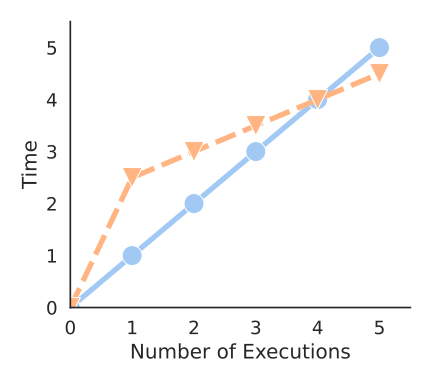

Write the Python code that produced this figure.
import sys
import seaborn as sns
import pandas as pd
import numpy as np
import matplotlib.pyplot as plt

sns.set(font_scale=1.25)
sns.set_style("white")
plt.figure(figsize=(4.5, 4), dpi=100)

data = pd.DataFrame(np.array([[0, 0], [1, 2.5], [2, 3], [3, 3.5], [4, 4], [5, 4.5]]))
data.columns = ['A', 'B']
ax = sns.lineplot(data=data, palette="pastel", legend=False, linewidth=4, markers=["o", "v"], markersize=15);
ax.set_ylabel("Time");
ax.set_xlabel("Number of Executions");
ax.set(ylim=(0,5.5), xlim=(0,5.5))
sns.despine()
plt.tight_layout();
plt.savefig("plots/when-to-jit-1.svg");